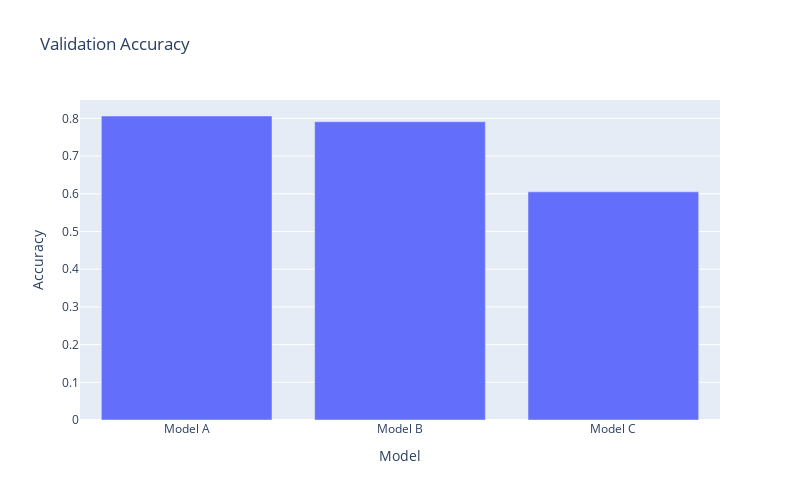

The code cell stored with this chart in its notebook:
### Markdown cell above
Model C is not a valid option!

### Code cell
# Ploting validation accuracy of models A, B, and C
px.bar(x=['Model A','Model B','Model C'], y=[ts_accA, ts_accB, ts_accC],
       labels={'x': 'Model', 'y': 'Accuracy'},
       width=800, height=500, title='Validation Accuracy')

### Figure 1 — Plotly figure (JSON) as saved in the notebook; plotly's stock layout.template omitted (floating-point values rounded to 4 significant figures)
{"data": [{"alignmentgroup": "True", "hovertemplate": "Model=%{x}<br>Accuracy=%{y}<extra></extra>", "legendgroup": "", "marker": {"color": "#636efa", "pattern": {"shape": ""}}, "name": "", "offsetgroup": "", "orientation": "v", "showlegend": false, "textposition": "auto", "type": "bar", "x": ["Model A", "Model B", "Model C"], "xaxis": "x", "y": [0.8063, 0.7912, 0.6051], "yaxis": "y"}], "layout": {"barmode": "relative", "height": 500, "legend": {"tracegroupgap": 0}, "title": {"text": "Validation Accuracy"}, "width": 800, "xaxis": {"anchor": "y", "domain": [0, 1], "title": {"text": "Model"}}, "yaxis": {"anchor": "x", "domain": [0, 1], "title": {"text": "Accuracy"}}}}
